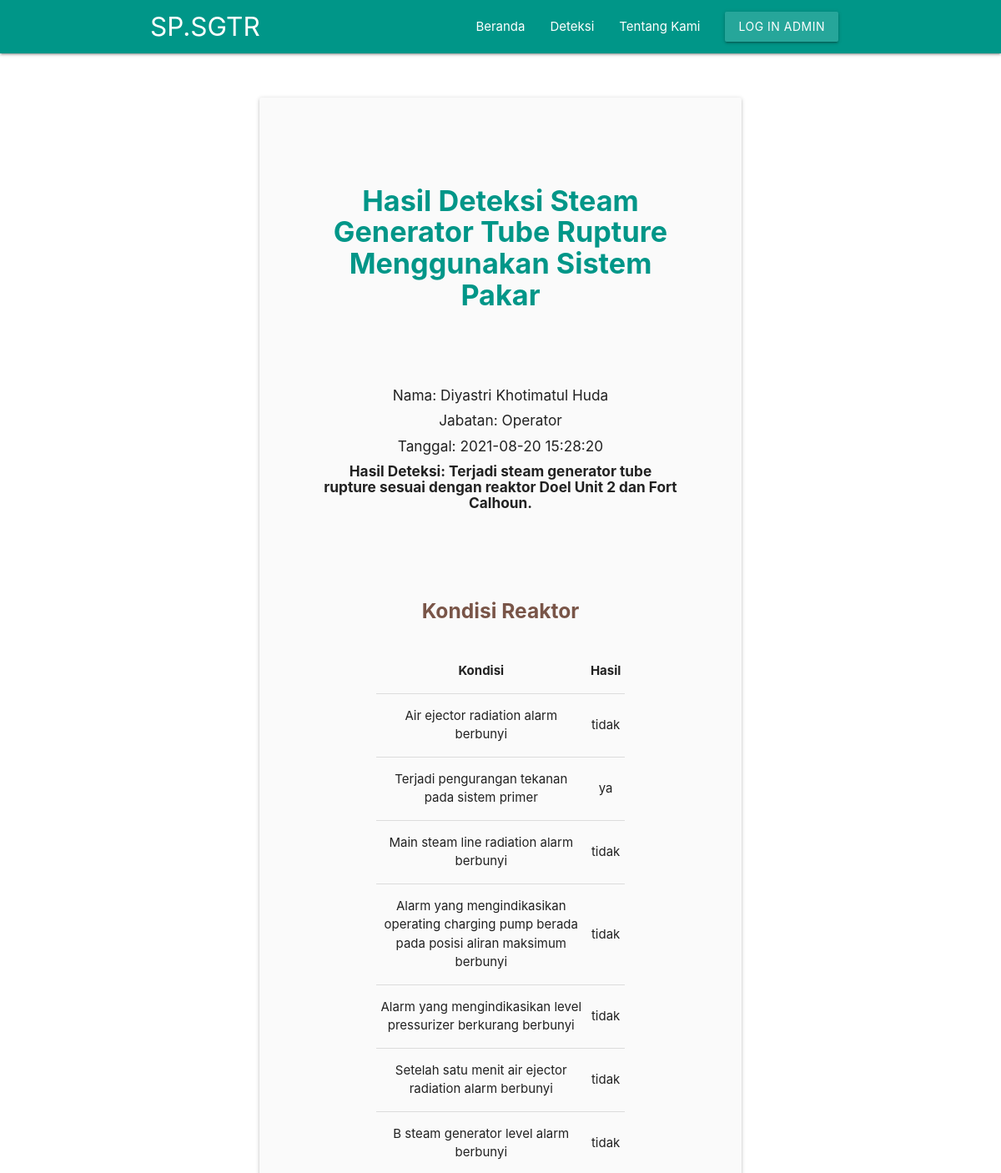
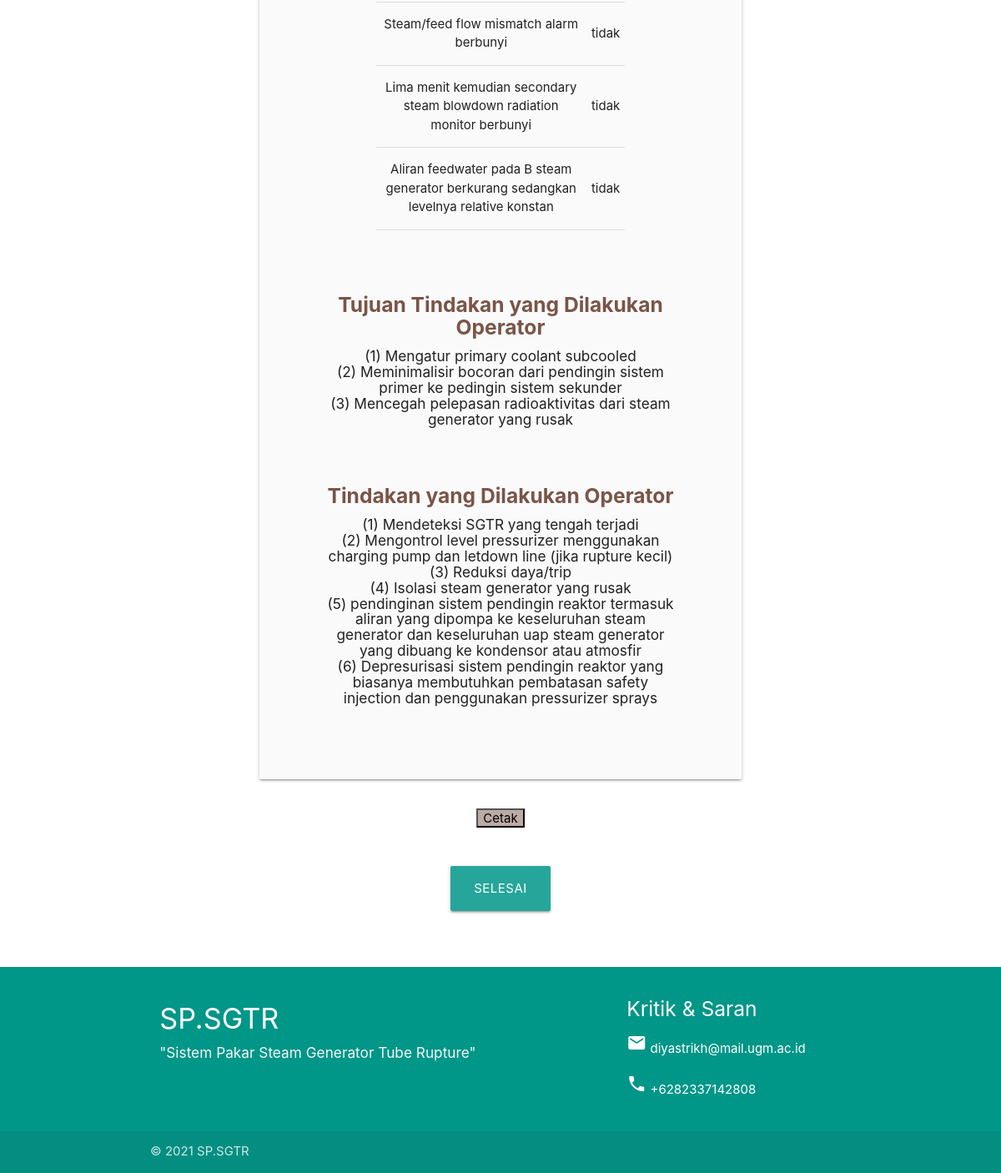
Before: /hasil_deteksi_lanjutan.php with the older database file (2 pictures, top to bottom).
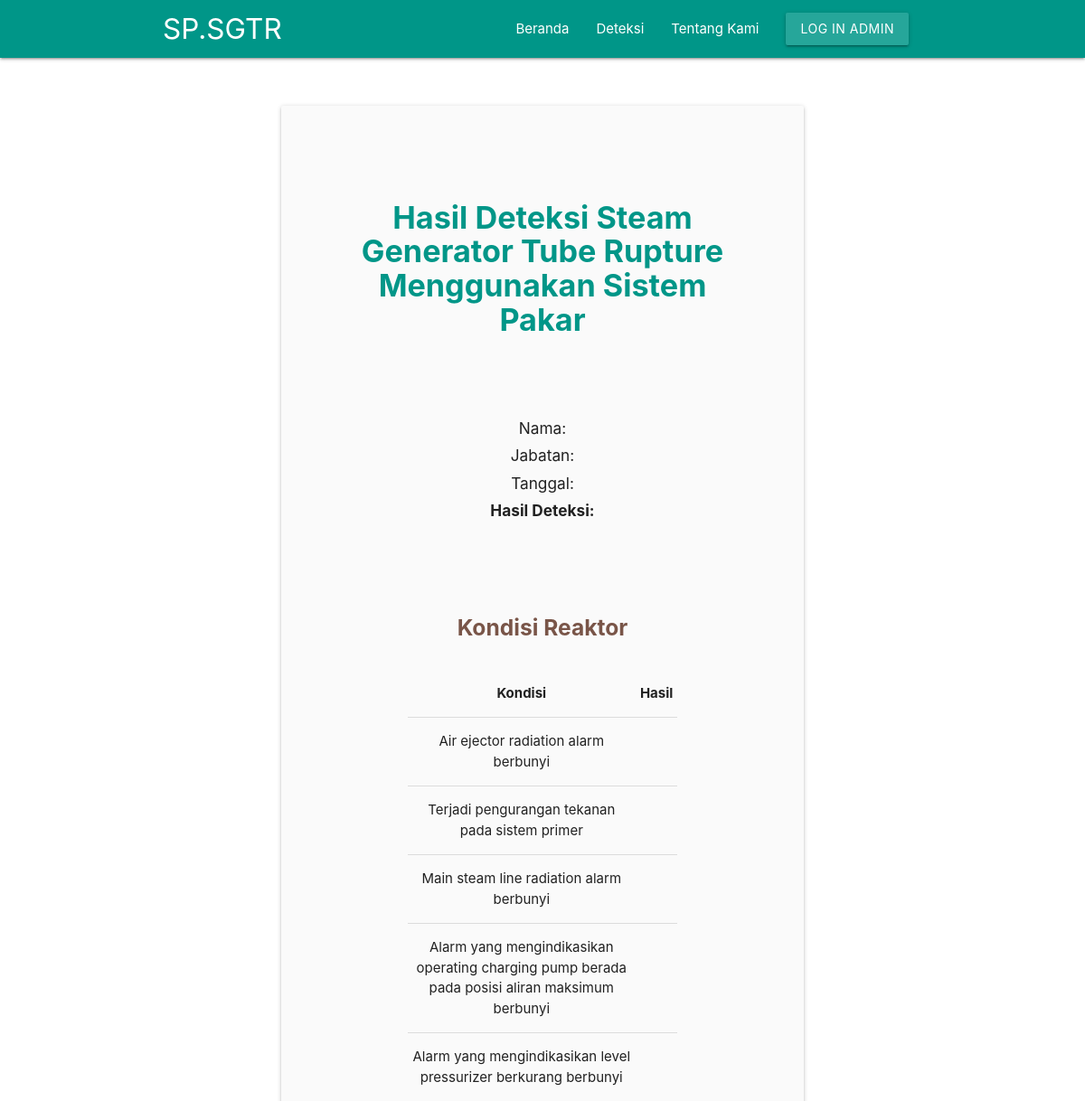
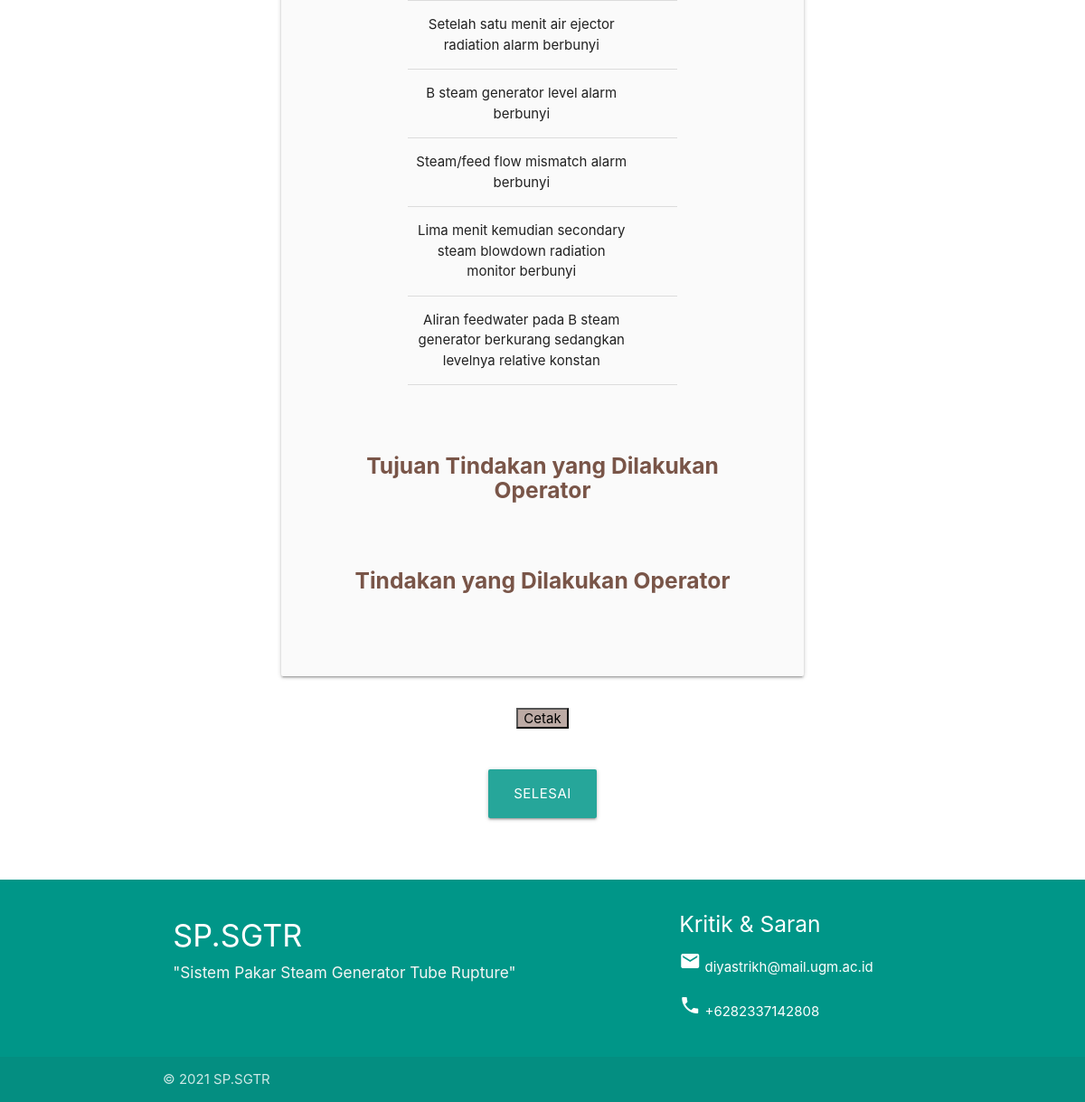
After: the same page with the newer database file (2 pictures, top to bottom).
### tables this page shows
CREATE TABLE `log_deteksilan` (
  `id` int(11) NOT NULL,
  `id_user` int(11) NOT NULL,
  `tanggal` timestamp NOT NULL DEFAULT CURRENT_TIMESTAMP ON UPDATE CURRENT_TIMESTAMP,
  `lsatu` varchar(100) NOT NULL,
  `ldua` varchar(100) NOT NULL,
  `ltiga` varchar(100) NOT NULL,
  `lempat` varchar(100) NOT NULL,
  `llima` varchar(100) NOT NULL,
  `lenam` varchar(100) NOT NULL,
  `ltujuh` varchar(100) NOT NULL,
  `ldelapan` varchar(100) NOT NULL,
  `lsembilan` varchar(100) NOT NULL,
  `lsepuluh` varchar(100) NOT NULL,
  `hasil` varchar(700) NOT NULL,
  `tujtin` varchar(700) NOT NULL,
  `tinop` varchar(800) NOT NULL
);

CREATE TABLE `user` (
  `id` int(11) NOT NULL,
  `nama` varchar(70) NOT NULL,
  `jabatan` varchar(50) NOT NULL
);

### hasil_deteksi_lanjutan.php (the view, shortened to what this page needs)
<!DOCTYPE html>
<html lang="id">
<head>
  <link href="css/materialize.css" type="text/css" rel="stylesheet" media="screen,projection"/>
  <link href="css/style.css" type="text/css" rel="stylesheet" media="screen,projection"/>
</head>
<body>
<?php
  include 'koneksi.php';
  $data = "SELECT * FROM USER INNER JOIN log_deteksilan ON user.id = log_deteksilan.id_user ORDER BY log_deteksilan.id DESC LIMIT 1";
  $hasil = $conn->query($data);
  if ($hasil->num_rows > 0) {
    while ($row = $hasil->fetch_assoc()) {
      $date=$row["tanggal"];
      $name=$row["nama"];
      $work=$row["jabatan"];
      $ksatu=$row['lsatu'];
      $kdua=$row['ldua'];
      $ktiga=$row['ltiga'];
      $kempat=$row['lempat'];
      $klima=$row['llima'];
      $kenam=$row['lenam'];
      $ktujuh=$row['ltujuh'];
      $kdelapan=$row['ldelapan'];
      $ksembilan=$row['lsembilan'];
      $ksepuluh=$row['lsepuluh'];
      $result=$row['hasil'];
      $purpose=$row['tujtin'];
      $operator=$row['tinop'];
    }
  }
?>
<?php include('navigation_bar.php'); ?>
<br><br>
<div class="row">
  <div class="col m6 offset-m3">
    <div class="card grey lighten-5">
      <div id="div1" class="container">
        <div class="section">
          <div class="row">
            <br><br><br>
            <h4 class="center teal-text"><b>Hasil Deteksi Steam Generator Tube Rupture Menggunakan Sistem Pakar</b></h4>
            <br><br><br>
            <h6 class="center-align"><?php echo "Nama: ".$name ?></h6>
            <h6 class="center-align"><?php echo "Jabatan: ".$work ?></h6>
            <h6 class="center-align"><?php echo "Tanggal: ".$date ?></h6>
            <h6 class="center-align"><b><?php echo "Hasil Deteksi: ".$result ?></b></h6>
            <br><br><br>
            <div class="container">
              <div class="section">
                <h5 class="center brown-text">
                  <b>
                    Kondisi Reaktor
                  </b>
                </h5>
                <br>
                <table>
                  <thead>
                    <tr>
                        <th class="center">Kondisi</th>
                        <th class="center">Hasil</th>
                    </tr>
                  </thead>
                  <tbody>
                    <tr>
                      <td class="center">Air ejector radiation alarm berbunyi</td>
                      <td class="center"><?php echo $ksatu ?></td>
                    </tr>
                    <tr>
                      <td class="center">Terjadi pengurangan tekanan pada sistem primer</td>
                      <td class="center"><?php echo $kdua ?></td>
                    </tr>
                    <tr>
                      <td class="center">Main steam line radiation alarm berbunyi</td>
                      <td class="center"><?php echo $ktiga ?></td>
                    </tr>
                    <tr>
                      <td class="center">Alarm yang mengindikasikan operating charging pump berada pada posisi aliran maksimum berbunyi</td>
                      <td class="center"><?php echo $kempat ?></td>
                    </tr>
                    <tr>
                      <td class="center">Alarm yang mengindikasikan level pressurizer berkurang berbunyi</td>
                      <td class="center"><?php echo $klima ?></td>
                    </tr>
                    <tr>
                      <td class="center">Setelah satu menit air ejector radiation alarm berbunyi</td>
                      <td class="center"><?php echo $kenam ?></td>
                    </tr>
                    <tr>
                      <td class="center">B steam generator level alarm berbunyi</td>
                      <td class="center"><?php echo $ktujuh ?></td>
                    </tr>
                    <tr>
                      <td class="center">Steam/feed flow mismatch alarm berbunyi</td>
                      <td class="center"><?php echo $kdelapan ?></td>
                    </tr>
                    <tr>
                      <td class="center">Lima menit kemudian secondary steam blowdown radiation monitor berbunyi</td>
                      <td class="center"><?php echo $ksembilan ?></td>
                    </tr>
                    <tr>
                      <td class="center">Aliran feedwater pada B steam generator berkurang sedangkan levelnya relative konstan</td>
                      <td class="center"><?php echo $ksepuluh ?></td>
                    </tr>
                  </tbody>
                </table>
              </div>
            </div>
            <br><br>
            <div>
              <h5 class="center-align brown-text">
                <b>
                  Tujuan Tindakan yang Dilakukan Operator
                </b>
              </h5>
              <h6 class="center-align">
                <?php echo $purpose ?>
              </h6>
            </div>
            <br><br>
            <div>
              <h5 class="center-align brown-text">
                <b>
                  Tindakan yang Dilakukan Operator
                </b>
              </h5>
              <h6 class="center-align">
                <?php echo $operator ?>
              </h6>
            </div>
            <br><br>
          </div>
        </div>
      </div>
    </div>
  </div>
</div>
<div class="center">
  <button onclick="printContent('div1')" class="brown lighten-3" style="cursor: pointer;">Cetak</button>
  <br><br><br>
</div>
<div class="center">
  <a class="waves-effect waves-light btn-large" href="home.php">Selesai</a>
  <br><br><br><br>
</div>
<?php include('footer.php'); ?>
  </body>
</html>

### navigation_bar.php
<nav class="teal" role="navigation">
  <div class="nav-wrapper container">
    <a id="logo-container" href="home.php" class="brand-logo white-text">SP.SGTR</a>
    <ul class="right hide-on-med-and-down">
      <li><a class="white-text" href="home.php">Beranda</a></li>
      <li><a class="white-text" href="user_isi_data.php">Deteksi</a></li>
      <li><a class="white-text" href="tentang_kami.php">Tentang Kami</a></li>
      <li><a class="waves-effect waves-light btn" href="login_admin.php">Log in Admin</a></li>
    </ul>
  </div>
</nav>

### footer.php
<footer class="page-footer teal">
  <div class="container">
    <div class="row">
      <div class="col l6 s12">
        <h4 class="white-text">SP.SGTR</h4>
        <h6 class="grey-text text-lighten-4">"Sistem Pakar Steam Generator Tube Rupture"</h6>
      </div>
      <div class="col l4 offset-l2 s12 white-text">
        <h5 class="white-text">Kritik & Saran</h5>
        <ul>
          <p ><i class="material-icons" >email</i> diyastrikh@mail.ugm.ac.id </p>
          <p ><i class="material-icons" >phone</i> +6282337142808 </p>
        </ul>
      </div>
    </div>
  </div>
  <div class="footer-copyright">
    <div class="container">&copy; 2021 SP.SGTR</div>
  </div>
</footer>

### css/style.css (style rules this page uses)
nav ul a, nav .brand-logo { color: #444; }
p { line-height: 2rem; }
footer.page-footer { margin: 0; }

Changed rows visible on the page:
removed log_deteksilan: id_user.nama "Diyastri Khotimatul Huda", id_user.jabatan "Operator", tanggal "2021-08-20 15:28:20", hasil "Terjadi steam generator tube rupture sesuai dengan reaktor Doel Unit 2 dan Fort Calhoun.", lsatu "tidak", ldua "ya", ltiga "tidak", lempat "tidak", llima "tidak", lenam "tidak", ltujuh "tidak", ldelapan "tidak", lsembilan "tidak", lsepuluh "tidak", tujtin "(1) Mengatur primary coolant subcooled (2) Meminimalisir bocoran dari pendingin sistem primer ke pedingin sistem sekunder (3) Mencegah pelepasan radioaktivitas dari steam generator yang rusak", tinop "(1) Mendeteksi SGTR yang tengah terjadi (2) Mengontrol level pressurizer menggunakan charging pump dan letdown line (jika rupture kecil) (3) Reduksi daya/trip (4) Isolasi steam generator yang rusak (5) pendinginan sistem pendingin reaktor termasuk aliran yang dipompa ke keseluruhan steam generator dan keseluruhan uap steam generator yang dibuang ke kondensor atau atmosfir (6) Depresurisasi sistem pendingin reaktor yang biasanya membutuhkan pembatasan safety injection dan penggunakan pressurizer sprays"
